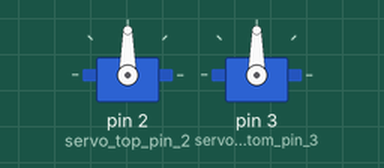
Recording of a sketch running on a simulated Arduino Nano, built with avr-gcc and run on an emulated ATmega328P. On the bench: 2 × servo.

Above: at 0.05 s.
Timing chart, 0 to 4.6 s (numbered marks = the images above):
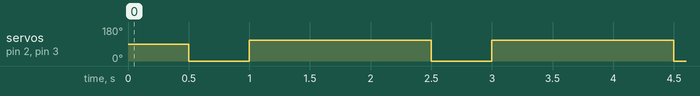

The sketch:

Servo_SG90_Nano.ino
```cpp
#include <Servo.h>

/*
    Full Tutorial
    https://steemit.com/utopian-io/@jbeguna04/simulating-servo-motors-in-arduino-nano-step-by-step-tutorial-how-to-program-arduino-nano-for-servo-motor
    Servo can rotate approximately 180 degrees (90 in each direction)
*/
Servo servo_top_pin_2;
Servo servo_bottom_pin_3;
void setup()
{
  /* https://www.arduino.cc/en/Reference/ServoAttach */
  servo_top_pin_2.attach(2,530,2600);
  servo_bottom_pin_3.attach(3,530,2600);
  //servo_pin_2.attach(2);
}
void loop()
{
  delay( 500 );
  servo_bottom_pin_3.write( -90 ); // Rotate bottom servo clockwise 90 degrees
  servo_top_pin_2.write( -90 ); // Rotate servo clockwise 90 degrees
  delay( 500 );
  servo_bottom_pin_3.write( 110 ); // Rotate bottom servo counterclockwise 90 degrees
  servo_top_pin_2.write( 110 ); // Rotate top servo counterclockwise 90 degrees
  delay( 1000 );
}
```

Measured:
- by itself, servo on pin 2 (servo_top_pin_2), servo on pin 3 (servo_bottom_pin_3): alternates 110° for 1.5 s and 0° for 0.50 s
